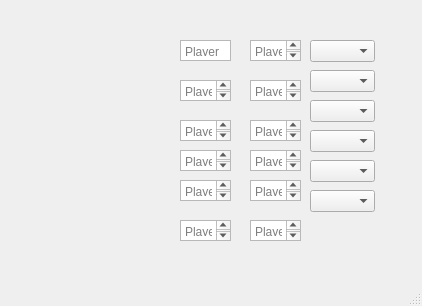
<?xml version="1.0" encoding="UTF-8"?>
<ui version="4.0">
 <class>PlayerWindow</class>
 <widget class="QMainWindow" name="PlayerWindow">
  <property name="geometry">
   <rect>
    <x>0</x>
    <y>0</y>
    <width>422</width>
    <height>306</height>
   </rect>
  </property>
  <property name="windowTitle">
   <string>MainWindow</string>
  </property>
  <widget class="QWidget" name="centralwidget">
   <widget class="QLabel" name="BG">
    <property name="geometry">
     <rect>
      <x>10</x>
      <y>10</y>
      <width>1</width>
      <height>1</height>
     </rect>
    </property>
    <property name="sizePolicy">
     <sizepolicy hsizetype="Ignored" vsizetype="Ignored">
      <horstretch>0</horstretch>
      <verstretch>0</verstretch>
     </sizepolicy>
    </property>
    <property name="maximumSize">
     <size>
      <width>1</width>
      <height>1</height>
     </size>
    </property>
    <property name="text">
     <string/>
    </property>
    <property name="pixmap">
     <pixmap resource="Resource.qrc">:/image/src/Back_final.jpg</pixmap>
    </property>
    <property name="scaledContents">
     <bool>true</bool>
    </property>
    <property name="alignment">
     <set>Qt::AlignCenter</set>
    </property>
    <property name="wordWrap">
     <bool>false</bool>
    </property>
   </widget>
   <widget class="QLabel" name="lable_select">
    <property name="enabled">
     <bool>true</bool>
    </property>
    <property name="geometry">
     <rect>
      <x>10</x>
      <y>110</y>
      <width>151</width>
      <height>91</height>
     </rect>
    </property>
    <property name="text">
     <string/>
    </property>
    <property name="pixmap">
     <pixmap resource="Resource.qrc">:/src/select.png</pixmap>
    </property>
    <property name="indent">
     <number>2</number>
    </property>
   </widget>
   <widget class="QPushButton" name="btn_3">
    <property name="geometry">
     <rect>
      <x>40</x>
      <y>31</y>
      <width>51</width>
      <height>31</height>
     </rect>
    </property>
    <property name="toolTipDuration">
     <number>0</number>
    </property>
    <property name="autoFillBackground">
     <bool>false</bool>
    </property>
    <property name="text">
     <string/>
    </property>
    <property name="icon">
     <iconset resource="Resource.qrc">
      <normaloff>:/src/number 3.png</normaloff>:/src/number 3.png</iconset>
    </property>
    <property name="iconSize">
     <size>
      <width>200</width>
      <height>60</height>
     </size>
    </property>
    <property name="flat">
     <bool>true</bool>
    </property>
   </widget>
   <widget class="QPushButton" name="btn_4">
    <property name="geometry">
     <rect>
      <x>40</x>
      <y>80</y>
      <width>41</width>
      <height>21</height>
     </rect>
    </property>
    <property name="toolTipDuration">
     <number>0</number>
    </property>
    <property name="autoFillBackground">
     <bool>false</bool>
    </property>
    <property name="text">
     <string/>
    </property>
    <property name="icon">
     <iconset resource="Resource.qrc">
      <normaloff>:/src/number4.png</normaloff>:/src/number4.png</iconset>
    </property>
    <property name="iconSize">
     <size>
      <width>200</width>
      <height>60</height>
     </size>
    </property>
    <property name="flat">
     <bool>true</bool>
    </property>
   </widget>
   <widget class="QPushButton" name="btn_5">
    <property name="geometry">
     <rect>
      <x>110</x>
      <y>30</y>
      <width>31</width>
      <height>31</height>
     </rect>
    </property>
    <property name="toolTipDuration">
     <number>0</number>
    </property>
    <property name="autoFillBackground">
     <bool>false</bool>
    </property>
    <property name="text">
     <string/>
    </property>
    <property name="icon">
     <iconset resource="Resource.qrc">
      <normaloff>:/src/number 5.png</normaloff>:/src/number 5.png</iconset>
    </property>
    <property name="iconSize">
     <size>
      <width>200</width>
      <height>60</height>
     </size>
    </property>
    <property name="flat">
     <bool>true</bool>
    </property>
   </widget>
   <widget class="QPushButton" name="btn_6">
    <property name="geometry">
     <rect>
      <x>100</x>
      <y>80</y>
      <width>31</width>
      <height>31</height>
     </rect>
    </property>
    <property name="toolTipDuration">
     <number>0</number>
    </property>
    <property name="autoFillBackground">
     <bool>false</bool>
    </property>
    <property name="text">
     <string/>
    </property>
    <property name="icon">
     <iconset resource="Resource.qrc">
      <normaloff>:/src/number 6.png</normaloff>:/src/number 6.png</iconset>
    </property>
    <property name="iconSize">
     <size>
      <width>200</width>
      <height>60</height>
     </size>
    </property>
    <property name="flat">
     <bool>true</bool>
    </property>
   </widget>
   <widget class="QTextEdit" name="Name_1">
    <property name="geometry">
     <rect>
      <x>180</x>
      <y>40</y>
      <width>51</width>
      <height>21</height>
     </rect>
    </property>
    <property name="cursor" stdset="0">
     <cursorShape>IBeamCursor</cursorShape>
    </property>
    <property name="autoFillBackground">
     <bool>true</bool>
    </property>
    <property name="styleSheet">
     <string notr="true">background-image: url(:/src/LineEdit_selected2.png);
background-repeat: no-repeat;
background-position: center;</string>
    </property>
    <property name="lineWidth">
     <number>0</number>
    </property>
    <property name="verticalScrollBarPolicy">
     <enum>Qt::ScrollBarAlwaysOff</enum>
    </property>
    <property name="horizontalScrollBarPolicy">
     <enum>Qt::ScrollBarAlwaysOff</enum>
    </property>
    <property name="tabChangesFocus">
     <bool>true</bool>
    </property>
    <property name="readOnly">
     <bool>false</bool>
    </property>
    <property name="cursorWidth">
     <number>3</number>
    </property>
    <property name="placeholderText">
     <string>Player 1 Name</string>
    </property>
   </widget>
   <widget class="QTextEdit" name="Name_2">
    <property name="geometry">
     <rect>
      <x>250</x>
      <y>40</y>
      <width>51</width>
      <height>21</height>
     </rect>
    </property>
    <property name="styleSheet">
     <string notr="true">background-image: url(:/src/LineEdit_selected2.png);
background-repeat: no-repeat;
background-position: center;</string>
    </property>
    <property name="placeholderText">
     <string>Player 2 Name</string>
    </property>
   </widget>
   <widget class="QTextEdit" name="Name_3">
    <property name="geometry">
     <rect>
      <x>180</x>
      <y>80</y>
      <width>51</width>
      <height>21</height>
     </rect>
    </property>
    <property name="styleSheet">
     <string notr="true">background-image: url(:/src/LineEdit_selected2.png);
background-repeat: no-repeat;
background-position: center;</string>
    </property>
    <property name="placeholderText">
     <string>Player 3 Name</string>
    </property>
   </widget>
   <widget class="QTextEdit" name="Name_4">
    <property name="geometry">
     <rect>
      <x>250</x>
      <y>80</y>
      <width>51</width>
      <height>21</height>
     </rect>
    </property>
    <property name="styleSheet">
     <string notr="true">background-image: url(:/src/LineEdit_selected2.png);
background-repeat: no-repeat;
background-position: center;</string>
    </property>
    <property name="placeholderText">
     <string>Player 4 Name</string>
    </property>
   </widget>
   <widget class="QTextEdit" name="Name_5">
    <property name="geometry">
     <rect>
      <x>180</x>
      <y>120</y>
      <width>51</width>
      <height>21</height>
     </rect>
    </property>
    <property name="styleSheet">
     <string notr="true">background-image: url(:/src/LineEdit_selected2.png);
background-repeat: no-repeat;
background-position: center;</string>
    </property>
    <property name="placeholderText">
     <string>Player 5 Name</string>
    </property>
   </widget>
   <widget class="QTextEdit" name="Name_6">
    <property name="geometry">
     <rect>
      <x>250</x>
      <y>120</y>
      <width>51</width>
      <height>21</height>
     </rect>
    </property>
    <property name="styleSheet">
     <string notr="true">background-image: url(:/src/LineEdit_selected2.png);
background-repeat: no-repeat;
background-position: center;</string>
    </property>
    <property name="placeholderText">
     <string>Player 6 Name</string>
    </property>
   </widget>
   <widget class="QTextEdit" name="Age_1">
    <property name="geometry">
     <rect>
      <x>180</x>
      <y>150</y>
      <width>51</width>
      <height>21</height>
     </rect>
    </property>
    <property name="styleSheet">
     <string notr="true">background-image: url(:/src/LineEdit_selected2.png);
background-repeat: no-repeat;
background-position: center;</string>
    </property>
    <property name="placeholderText">
     <string>Player 1 Age</string>
    </property>
   </widget>
   <widget class="QTextEdit" name="Age_2">
    <property name="geometry">
     <rect>
      <x>250</x>
      <y>150</y>
      <width>51</width>
      <height>21</height>
     </rect>
    </property>
    <property name="styleSheet">
     <string notr="true">background-image: url(:/src/LineEdit_selected2.png);
background-repeat: no-repeat;
background-position: center;</string>
    </property>
    <property name="placeholderText">
     <string>Player 2 Age</string>
    </property>
   </widget>
   <widget class="QTextEdit" name="Age_3">
    <property name="geometry">
     <rect>
      <x>180</x>
      <y>180</y>
      <width>51</width>
      <height>21</height>
     </rect>
    </property>
    <property name="styleSheet">
     <string notr="true">background-image: url(:/src/LineEdit_selected2.png);
background-repeat: no-repeat;
background-position: center;</string>
    </property>
    <property name="placeholderText">
     <string>Player 3 Age</string>
    </property>
   </widget>
   <widget class="QTextEdit" name="Age_4">
    <property name="geometry">
     <rect>
      <x>250</x>
      <y>180</y>
      <width>51</width>
      <height>21</height>
     </rect>
    </property>
    <property name="styleSheet">
     <string notr="true">background-image: url(:/src/LineEdit_selected2.png);
background-repeat: no-repeat;
background-position: center;</string>
    </property>
    <property name="placeholderText">
     <string>Player 4 Age</string>
    </property>
   </widget>
   <widget class="QTextEdit" name="Age_5">
    <property name="geometry">
     <rect>
      <x>180</x>
      <y>220</y>
      <width>51</width>
      <height>21</height>
     </rect>
    </property>
    <property name="styleSheet">
     <string notr="true">background-image: url(:/src/LineEdit_selected2.png);
background-repeat: no-repeat;
background-position: center;</string>
    </property>
    <property name="placeholderText">
     <string>Player 5 Age</string>
    </property>
   </widget>
   <widget class="QTextEdit" name="Age_6">
    <property name="geometry">
     <rect>
      <x>250</x>
      <y>220</y>
      <width>51</width>
      <height>21</height>
     </rect>
    </property>
    <property name="styleSheet">
     <string notr="true">background-image: url(:/src/LineEdit_selected2.png);
background-repeat: no-repeat;
background-position: center;</string>
    </property>
    <property name="placeholderText">
     <string>Player 6 Age</string>
    </property>
   </widget>
   <widget class="QComboBox" name="color_1">
    <property name="geometry">
     <rect>
      <x>310</x>
      <y>40</y>
      <width>65</width>
      <height>22</height>
     </rect>
    </property>
    <property name="currentText">
     <string/>
    </property>
    <property name="placeholderText">
     <string/>
    </property>
    <property name="modelColumn">
     <number>0</number>
    </property>
   </widget>
   <widget class="QComboBox" name="color_2">
    <property name="geometry">
     <rect>
      <x>310</x>
      <y>70</y>
      <width>65</width>
      <height>22</height>
     </rect>
    </property>
   </widget>
   <widget class="QComboBox" name="color_3">
    <property name="geometry">
     <rect>
      <x>310</x>
      <y>100</y>
      <width>65</width>
      <height>22</height>
     </rect>
    </property>
   </widget>
   <widget class="QComboBox" name="color_4">
    <property name="geometry">
     <rect>
      <x>310</x>
      <y>130</y>
      <width>65</width>
      <height>22</height>
     </rect>
    </property>
   </widget>
   <widget class="QComboBox" name="color_5">
    <property name="geometry">
     <rect>
      <x>310</x>
      <y>160</y>
      <width>65</width>
      <height>22</height>
     </rect>
    </property>
   </widget>
   <widget class="QComboBox" name="color_6">
    <property name="geometry">
     <rect>
      <x>310</x>
      <y>190</y>
      <width>65</width>
      <height>22</height>
     </rect>
    </property>
   </widget>
   <widget class="QPushButton" name="go_btn">
    <property name="geometry">
     <rect>
      <x>40</x>
      <y>210</y>
      <width>80</width>
      <height>22</height>
     </rect>
    </property>
    <property name="text">
     <string/>
    </property>
    <property name="icon">
     <iconset resource="Resource.qrc">
      <normaloff>:/src/Gobtn.png</normaloff>:/src/Gobtn.png</iconset>
    </property>
    <property name="iconSize">
     <size>
      <width>300</width>
      <height>100</height>
     </size>
    </property>
    <property name="flat">
     <bool>true</bool>
    </property>
   </widget>
  </widget>
  <widget class="QMenuBar" name="menubar">
   <property name="geometry">
    <rect>
     <x>0</x>
     <y>0</y>
     <width>422</width>
     <height>24</height>
    </rect>
   </property>
  </widget>
  <widget class="QStatusBar" name="statusbar"/>
 </widget>
 <resources>
  <include location="Resource.qrc"/>
 </resources>
 <connections/>
</ui>
